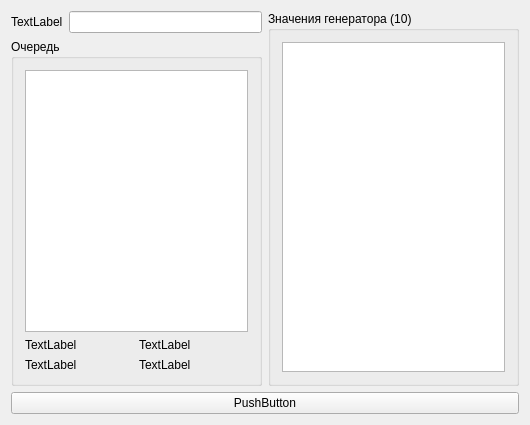
<?xml version="1.0" encoding="UTF-8"?>
<ui version="4.0">
 <class>MainWindow</class>
 <widget class="QMainWindow" name="MainWindow">
  <property name="geometry">
   <rect>
    <x>0</x>
    <y>0</y>
    <width>530</width>
    <height>425</height>
   </rect>
  </property>
  <property name="windowTitle">
   <string>MainWindow</string>
  </property>
  <widget class="QWidget" name="centralWidget">
   <layout class="QGridLayout" name="gridLayout_2">
    <item row="0" column="2" rowspan="2">
     <widget class="QGroupBox" name="groupBox">
      <property name="title">
       <string>Значения генератора (10)</string>
      </property>
      <layout class="QVBoxLayout" name="verticalLayout">
       <item>
        <widget class="QListWidget" name="listWidget"/>
       </item>
      </layout>
     </widget>
    </item>
    <item row="1" column="0" colspan="2">
     <widget class="QGroupBox" name="groupBox_2">
      <property name="title">
       <string>Очередь</string>
      </property>
      <layout class="QGridLayout" name="gridLayout">
       <item row="2" column="0">
        <widget class="QLabel" name="label_3">
         <property name="text">
          <string>TextLabel</string>
         </property>
        </widget>
       </item>
       <item row="1" column="0">
        <widget class="QLabel" name="label">
         <property name="text">
          <string>TextLabel</string>
         </property>
        </widget>
       </item>
       <item row="1" column="1">
        <widget class="QLabel" name="label_4">
         <property name="text">
          <string>TextLabel</string>
         </property>
        </widget>
       </item>
       <item row="2" column="1">
        <widget class="QLabel" name="label_2">
         <property name="text">
          <string>TextLabel</string>
         </property>
        </widget>
       </item>
       <item row="0" column="0" colspan="2">
        <widget class="QListWidget" name="listWidget_2"/>
       </item>
      </layout>
     </widget>
    </item>
    <item row="0" column="0">
     <widget class="QLabel" name="label_5">
      <property name="text">
       <string>TextLabel</string>
      </property>
     </widget>
    </item>
    <item row="0" column="1">
     <widget class="QLineEdit" name="lineEdit"/>
    </item>
    <item row="2" column="0" colspan="3">
     <widget class="QPushButton" name="pushButton">
      <property name="text">
       <string>PushButton</string>
      </property>
     </widget>
    </item>
   </layout>
  </widget>
 </widget>
 <layoutdefault spacing="6" margin="11"/>
 <resources/>
 <connections/>
</ui>
